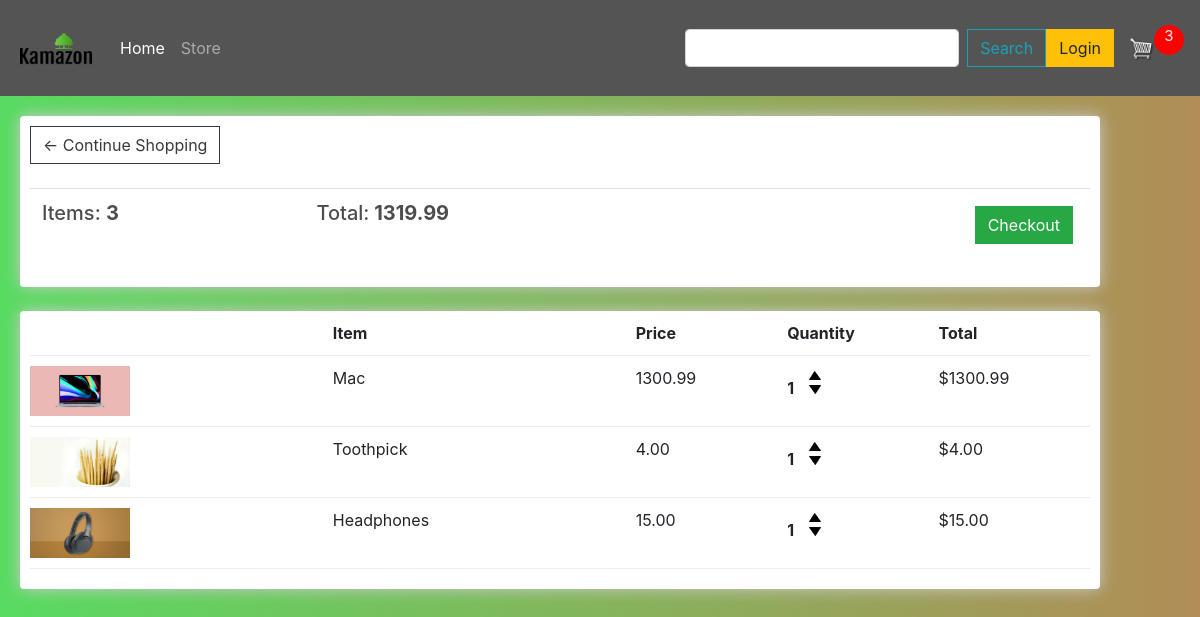
The page /cart/ (signed in) on the database as committed earlier.
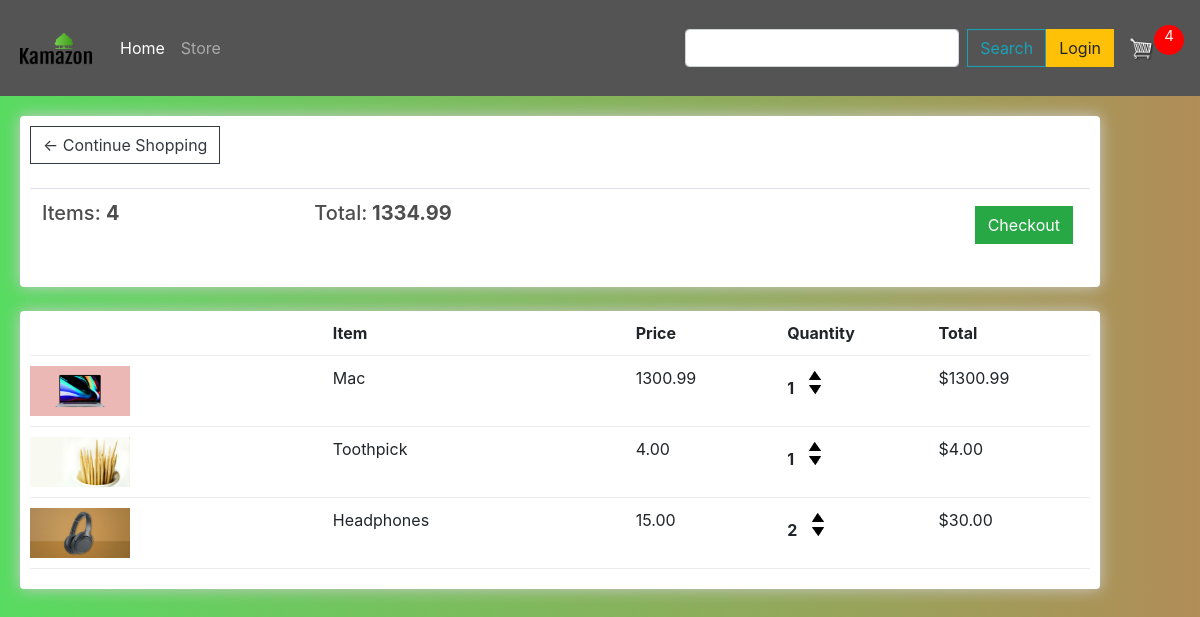
The same page on the database as committed later.
### store/models.py (models this page shows, shortened)
class Order(models.Model):
    customer = models.ForeignKey(Customer, on_delete=models.SET_NULL, null=True, blank=True)
    date_ordered = models.DateTimeField(auto_now_add=True)
    complete = models.BooleanField(default = False, null=True, blank=False)
    transaction_id = models.CharField( max_length=100, null= True)
    @property
    def get_cart_total(self):
        orderitems = self.orderitem_set.all()
        total = sum([item.get_total for item in orderitems])
        return total
    @property
    def get_cart_items(self):
        orderitems = self.orderitem_set.all()
        total = sum([item.quantity for item in orderitems])
        return total

class OrderItem(models.Model):
    product = models.ForeignKey(Product, on_delete=models.SET_NULL, null=True)
    order = models.ForeignKey(Order, on_delete=models.SET_NULL, null=True)
    quantity = models.IntegerField(default=0, null=True, blank=True)
    date_added = models.DateTimeField(auto_now_add=True)
    @property
    def get_total(self):
        total = self.product.price * self.quantity
        return total

class Product(models.Model):
    name = models.CharField(max_length=200, null=True)
    price = models.DecimalField(max_digits=7, decimal_places=2)
    digital = models.BooleanField(default=False, null=True, blank=False)
    image = models.ImageField(null=True, blank= True)
    @property
    def imageURL(self):
        try:
            url = self.image.url
        except:
            url=''
        return url

### store/views.py (the view)
# urls.py: path('cart/', views.cart, name='cart'),
def cart(request):
	data = cartData(request)
	cartItems = data['cartItems']
	order = data['order']
	items = data['items']
	context = {'items':items, 'order':order, 'cartItems':cartItems}
	return render(request, 'store/cart.html', context)

### store/utils.py (called while the page is built)
def cartData(request):
	if request.user.is_authenticated:
		customer = request.user.customer
		order, created = Order.objects.get_or_create(customer=customer, complete=False)
		items = order.orderitem_set.all()
		cartItems = order.get_cart_items
	else:
		cookieData = cookieCart(request)
		cartItems = cookieData['cartItems']
		order = cookieData['order']
		items = cookieData['items']
	return {'cartItems':cartItems ,'order':order, 'items':items}

### store/templates/store/cart.html
{% extends 'store/main.html' %}
{% load static %}
{% block content %}
	<div class="row">
		<div class="col-lg-12">
			<div class="box-element">
				<a  class="btn btn-outline-dark" href="{% url 'store' %}">&#x2190; Continue Shopping</a>
				<br>
				<br>
				<table class="table">
					<tr>
						<th><h5>Items: <strong> {{order.get_cart_items}}</strong></h5></th>
						<th><h5>Total:<strong> {{order.get_cart_total}}</strong></h5></th>
						<th>
							<a  style="float:right; margin:5px;" class="btn btn-success" href="{% url 'checkout' %}">Checkout</a>
						</th>
					</tr>
				</table>
			</div>
			<br>
			<div class="box-element">
				<div class="cart-row">
					<div style="flex:2"></div>
					<div style="flex:2"><strong>Item</strong></div>
					<div style="flex:1"><strong>Price</strong></div>
					<div style="flex:1"><strong>Quantity</strong></div>
					<div style="flex:1"><strong>Total</strong></div>
				</div>
				{% for item in items %}
				<div class="cart-row">
					<div style="flex:2"><img class="row-image" src="{{item.product.imageURL}}"></div>
					<div style="flex:2"><p>{{item.product.name}}</p></div>
					<div style="flex:1"><p>{{item.product.price|floatformat:2}}</p></div>
					<div style="flex:1">
						<p class="quantity">{{item.quantity}}</p>
						<div class="quantity">
							<img data-product={{item.product.id}} data-action="add" class="chg-quantity update-cart" src="{% static  'store/images/up-arrow.png' %}">
							<img data-product={{item.product.id}} data-action="remove" class="chg-quantity update-cart" src="{% static  'store/images/arrow-down.png' %}">
						</div>
					</div>
					<div style="flex:1"><p>${{item.get_total|floatformat:2}}</p></div>
				</div>
				{% endfor %}
			</div>
		</div>
	</div>
{% endblock content %}

Rows that differ between the two databases and show on the page:
changed through a linked row, Order: get_cart_items "3" → "4"; get_cart_total "1319.99" → "1334.99"
changed OrderItem "Headphones": quantity "1" → "2"; get_total "15.00" → "30.00"
Other text that changed with them:
{{ cartItems }}: "3" → "4"
